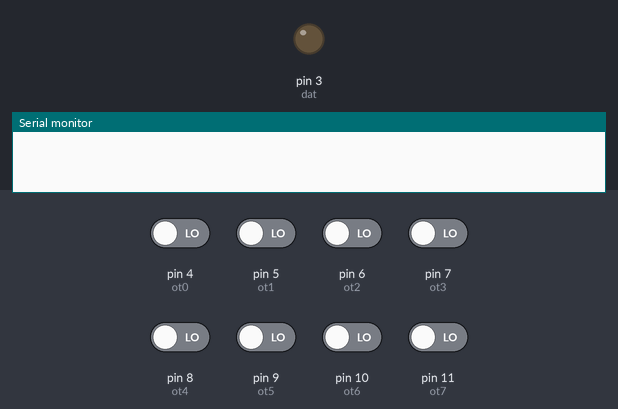
A sketch run on a simulated Arduino Uno, built with avr-gcc and run on an emulated ATmega328P. Shown: output pins drawn as LEDs (lit = HIGH), the last lines printed to the serial monitor. The inputs (shaded band) are chosen by the test bench; at power-on: pin 4 (ot0), pin 5 (ot1), pin 6 (ot2), pin 7 (ot3), pin 8 (ot4), pin 9 (ot5), pin 10 (ot6), pin 11 (ot7) LOW. Random numbers use the default seed unless the sketch sets one; pins used as bus, display or sensor lines are not drawn.

Above: at 0.1 s.
At 6.8 s:
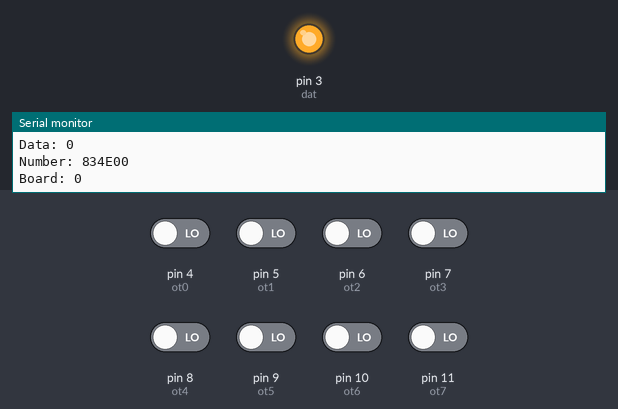
Timing chart, 0 to 10.1 s (numbered marks = the images above):
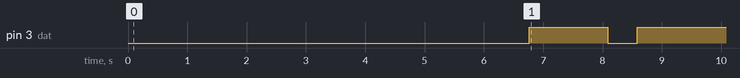

Measured:
- by itself, pin 3 (dat): LOW → HIGH at 6.8 s, → LOW 1.3 s later, → HIGH 0.49 s later

The sketch:

sketch_jan30a.ino
```cpp
#define arrLen 8 //This defines the length of the long array which is randomly generated and inputted into the CRC
long longArr[arrLen];
long longArrFlip[arrLen];
int clk = 2;
int dat = 3;
int ot0 = 4;
int ot1 = 5;
int ot2 = 6;
int ot3 = 7;
int ot4 = 8;
int ot5 = 9;
int ot6 = 10;
int ot7 = 11;
int rst = 12;
int done1 = -1;
int done2 = -1;
bool done = false;

void setup() {
  // put your setup code here, to run once:
  Serial.begin(9600);
  Serial.println("\n");
  pinMode(clk, OUTPUT);
  pinMode(dat, OUTPUT);
  pinMode(ot0, INPUT);
  pinMode(ot1, INPUT);
  pinMode(ot2, INPUT);
  pinMode(ot3, INPUT);
  pinMode(ot4, INPUT);
  pinMode(ot5, INPUT);
  pinMode(ot6, INPUT);
  pinMode(ot7, INPUT);
  pinMode(rst, OUTPUT);
  delay(500);
  digitalWrite(rst, LOW);
  delay(500);
  digitalWrite(rst, HIGH);
  randomSeed(analogRead(0));
  for(int i = 0; i < arrLen; i++){
    longArr[i] = random();
  }
  flipOneBit(longArr, longArrFlip);
  delay(5000);
  printArrHex(longArr);
  printArrHex(longArrFlip);
}

void loop() {
  if(done1 == -1){
    done1 = compareCRC(longArr);
    printArrHex(longArr);
    printArrHex(longArrFlip);
  }

  if(done2 == -1){
    delay(500);
    digitalWrite(rst, LOW);
    delay(500);
    digitalWrite(rst, HIGH);

    done2 = compareCRC(longArrFlip);
  }

  if(done == false){
    printArrHex(longArr);
    Serial.print("CRC Data Output: ");
    Serial.println(done1, HEX);
    Serial.println("");
    printArrHex(longArrFlip);
    Serial.print("CRC Data Output: ");
    Serial.println(done2, HEX);

    Serial.print("\nIf either outputs is -2 then the wires are not connected properly or the CRC circuit does not work. If the output is -1 then the function did not run.");
    done = true;
  }
}

//This function runs the code to compare the CRC to the arduino
//The long arr[] input is converted to bits and then runs it through the CRC from right to left
int compareCRC(long arr[]){
  int idx = 0;
  int bit = 0;
  int x = 0;
  int board = 0;
  uint8_t crc = 0; //https://stackoverflow.com/questions/35246212/is-there-an-actual-8-bit-integer-data-type-in-c
  while ((bit != 0) || (idx < arrLen)){
    Serial.print("Clk #: ");
    Serial.println(x);
    long number = arr[idx];
    int randBit = (number>>bit)%2;
    Serial.print("Data: ");
    if(randBit){
      crc = maximDallas(1, crc);
      digitalWrite(dat, HIGH);
      Serial.println("1");
    } else {
      crc = maximDallas(0, crc);
      digitalWrite(dat, LOW);
      Serial.println("0");
    }
    Serial.print("Number: ");
    Serial.println(number, HEX);
    digitalWrite(clk, HIGH);
    digitalWrite(clk, LOW);
    Serial.print("Board: ");
    board = (128*digitalRead(4) + 64*digitalRead(5) + 32*digitalRead(6) + 16*digitalRead(7)
             + 8*digitalRead(8) +  4*digitalRead(9) +  2*digitalRead(10) +   digitalRead(11));
    Serial.println(board, BIN);
    Serial.print("crc:   ");
    Serial.println(crc, BIN);
    Serial.println(" ");
    if(board != crc){
      return(-2);
    }
    bit = bit + 1;
    x = x + 1;
    if(bit >= 32){
      idx = idx + 1;
      bit = 0;
    }
  }
  return(board);
}

//This function flips one bit in the array, the array must be arrLen long.
//long arr0[] is copied to long arr1[] and then one random bit is chosen to be flipped
void flipOneBit(long arr0[], long arr1[]){
  int idxRand = random(arrLen); // the long in the array to pull from
  long bitRand = random(16); // the bit to flip
  for(int i = 0; i < arrLen; i++){
    arr1[i] = arr0[i];
  }
  long bitFlip = 1 << bitRand;
  if((arr0[idxRand] >> bitRand)%2){
    arr1[idxRand] = arr0[idxRand] - bitFlip;
  }else{
    arr1[idxRand] = arr0[idxRand] + bitFlip;
  }
  Serial.print("Index Flipped: ");
  Serial.println(idxRand);
  Serial.print("Bit Flipped: ");
  Serial.println(bitRand);
}

//This is the function for running the CRC on just the arduino
//uint8t inputBit is an 1 bit variable holds the input but to run through the CRC (uint8_t is used to save memory)
//uint8_t crc is an 8 bit variable which holds the CRC value while the bits are being input
int maximDallas(uint8_t inputBit, uint8_t crc){ //https://forum.arduino.cc/t/crc-for-dallas-1-wire/37745 (without j loop)
  uint8_t mix = (crc^inputBit)&0x01;
  crc >>= 1;
  if (mix){
    crc ^= 0x8C;
  }
  return crc;
}

//This function takes an array of longs and prints it out as a string of hex values
//long input[] holds the longs to be converted to HEX
void printArrHex(long input[]){
  Serial.println("Note: The CRC data input goes from right to left...");
  Serial.print("Data Input: ");
  for(int i = arrLen-1; i >= 0; i--){
    if(input[i] <= 268435456){
      Serial.print("0");
      if(input[i] <= 16777216){
        Serial.print("0");
        if(input[i] <= 1048576){
          Serial.print("0");
          if(input[i] <= 65536){
            Serial.print("0");
            if(input[i] <= 4096){
              Serial.print("0");
              if(input[i] <= 256){
                Serial.print("0");
                if(input[i] <= 16){
                  Serial.print("0");
                  if(input[i] <= 1){
                    Serial.print("0");
                  }
                }
              }
            }
          }
        }
      }
    }

    Serial.print(input[i], HEX);
  }
  Serial.println("");
}
```
